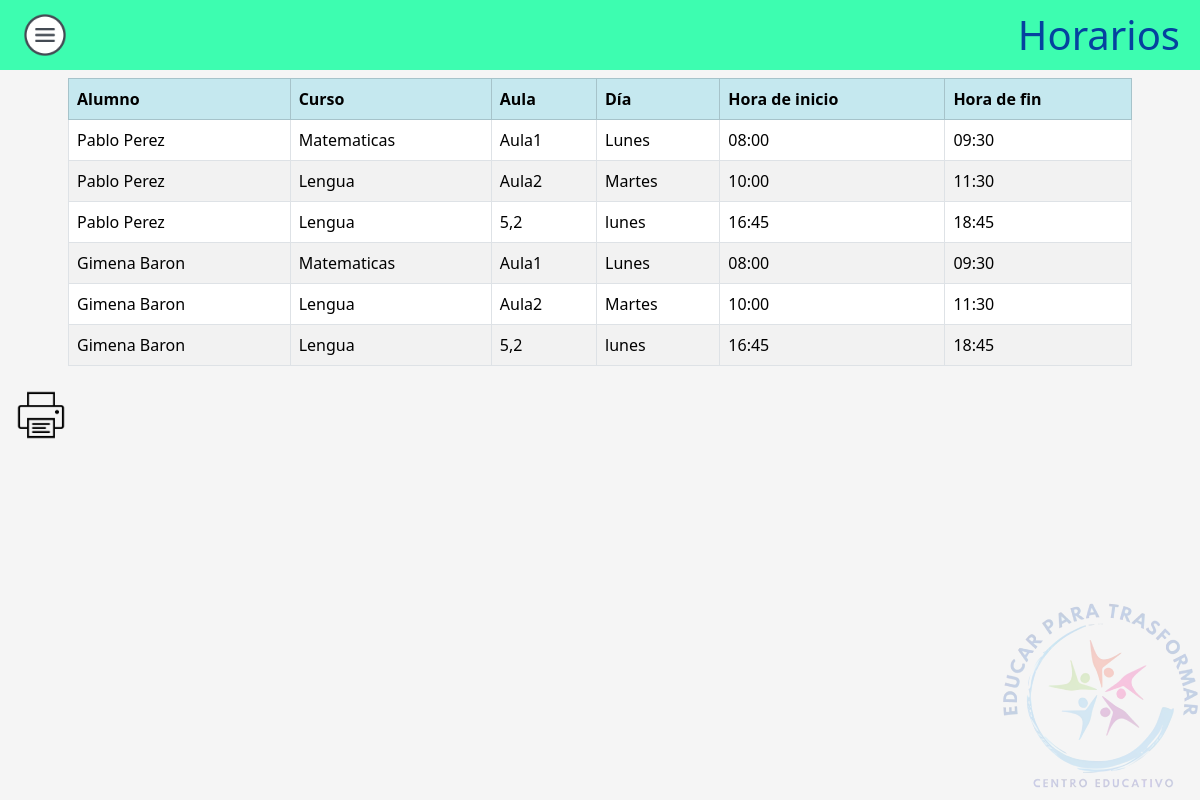
/Padre/horarioHijo.php, run on the app's committed database.
### tables this page shows
CREATE TABLE `alumno` (
  `id` int(11) NOT NULL,
  `correo` varchar(50) DEFAULT NULL,
  `password` varchar(50) DEFAULT NULL,
  `idPadre` int(11) DEFAULT NULL,
  `legajo` int(30) NOT NULL,
  `nombre` varchar(50) NOT NULL
);

CREATE TABLE `horario` (
  `id` int(11) NOT NULL,
  `dia` varchar(50) DEFAULT NULL,
  `horaInicio` time DEFAULT NULL,
  `horaFin` time DEFAULT NULL,
  `Aula` varchar(50) DEFAULT NULL
);

CREATE TABLE `curso` (
  `id` int(11) NOT NULL,
  `nombre` varchar(50) NOT NULL
);

### Padre/horarioHijo.php (the view, shortened to what this page needs)
<!DOCTYPE html>
<html>
<head>
    <link href="https://cdn.jsdelivr.net/npm/bootstrap@5.3.2/dist/css/bootstrap.min.css" rel="stylesheet">
    <link rel="stylesheet" href="../Css/styles.css">
</head>
<body>
    <header class="header no-print">
        <a type="button" data-bs-toggle="offcanvas" data-bs-target="#offcanvasExample" aria-controls="offcanvasExample">
            <img src="../Css/hamburguesa.png" width="50px">
        </a>
        <h1 style="text-align: center; color: #05429f">Horarios</h1>
    </header>
    <div class="mx-auto p-2" style="width: 90vw">
        <?php
        $conn = conectar();
        $idPadre = 1;
        $sqlAlumnos = "SELECT id, nombre FROM alumno WHERE idPadre = $idPadre";
        $resultAlumnos = $conn->query($sqlAlumnos);
        if ($resultAlumnos->num_rows > 0) {
            echo "
        <table class=\"table table-striped table-bordered\">
            <tr class='table-info'>
                <th>Alumno</th>
                <th>Curso</th>
                <th>Aula</th>
                <th>Día</th>
                <th>Hora de inicio</th>
                <th>Hora de fin</th>
            </tr>
            ";
            while ($rowAlumno = $resultAlumnos->fetch_assoc()) {
                $idAlumno = $rowAlumno['id'];
                $nombreAlumno = $rowAlumno['nombre'];
                $sqlHorarios = "SELECT h.id, h.dia, h.horaInicio, h.horaFin, h.Aula, c.nombre AS nombre_curso
                        FROM horario h
                        INNER JOIN cursohorario ch ON h.id = ch.idHorario
                        INNER JOIN curso c ON ch.idCurso = c.id
                        INNER JOIN alumnocurso ac ON c.id = ac.idCurso
                        WHERE ac.idAlumno = $idAlumno";
                $resultHorarios = $conn->query($sqlHorarios);
                while ($rowHorario = $resultHorarios->fetch_assoc()) {
                    $nombreCurso = $rowHorario["nombre_curso"];
                    $aula = $rowHorario["Aula"];
                    $dia = $rowHorario["dia"];
                    $horaInicio = $rowHorario["horaInicio"];
                    $horaFin = $rowHorario["horaFin"];
                    $horaInicioSinSegundos = substr($horaInicio, 0, 5);
                    $horaFinSinSegundos = substr($horaFin, 0, 5);
                    echo "
                <tr>
                    <td>$nombreAlumno</td>
                    <td>$nombreCurso</td>
                    <td>$aula</td>
                    <td>$dia</td>
                    <td>$horaInicioSinSegundos</td>
                    <td>$horaFinSinSegundos</td>
                </tr>
            ";
                }
            }
            echo "</table>";
        } else {
            echo "No se encontraron alumnos vinculados al padre.";
        }
        ?>
    </div>
    <a class="no-print ms-3" type='button' onclick='imprimirTabla()'><img src='../Css/print.png' width='50px'></a>
    <div id="footer">
        <img src="../Css/Logotipo200x200.png">
    </div>
</body>
</html>

### Css/styles.css (style rules this page uses)
body { background-color: #f5f5f5; }
.header { background-color: #3dfdb0; color: #fff; padding: 10px 20px; display: flex; justify-content: space-between; align-items: center; }
.header h1 { text-align: center; margin: 0; }
#footer { position: fixed; right: 0; bottom: 0; margin: 0; padding: 0; }
#footer img { width: 200px; opacity: 0.2; }

### data on the page
alumno: nombre "Pablo Perez"
horario: curso.nombre "Matematicas", Aula "Aula1", dia "Lunes", horaInicio "08:00", horaFin "09:30"
horario: curso.nombre "Lengua", Aula "Aula2", dia "Martes", horaInicio "10:00", horaFin "11:30"
horario: curso.nombre "Lengua", Aula "5,2", dia "lunes", horaInicio "16:45", horaFin "18:45"
alumno: nombre "Gimena Baron"
